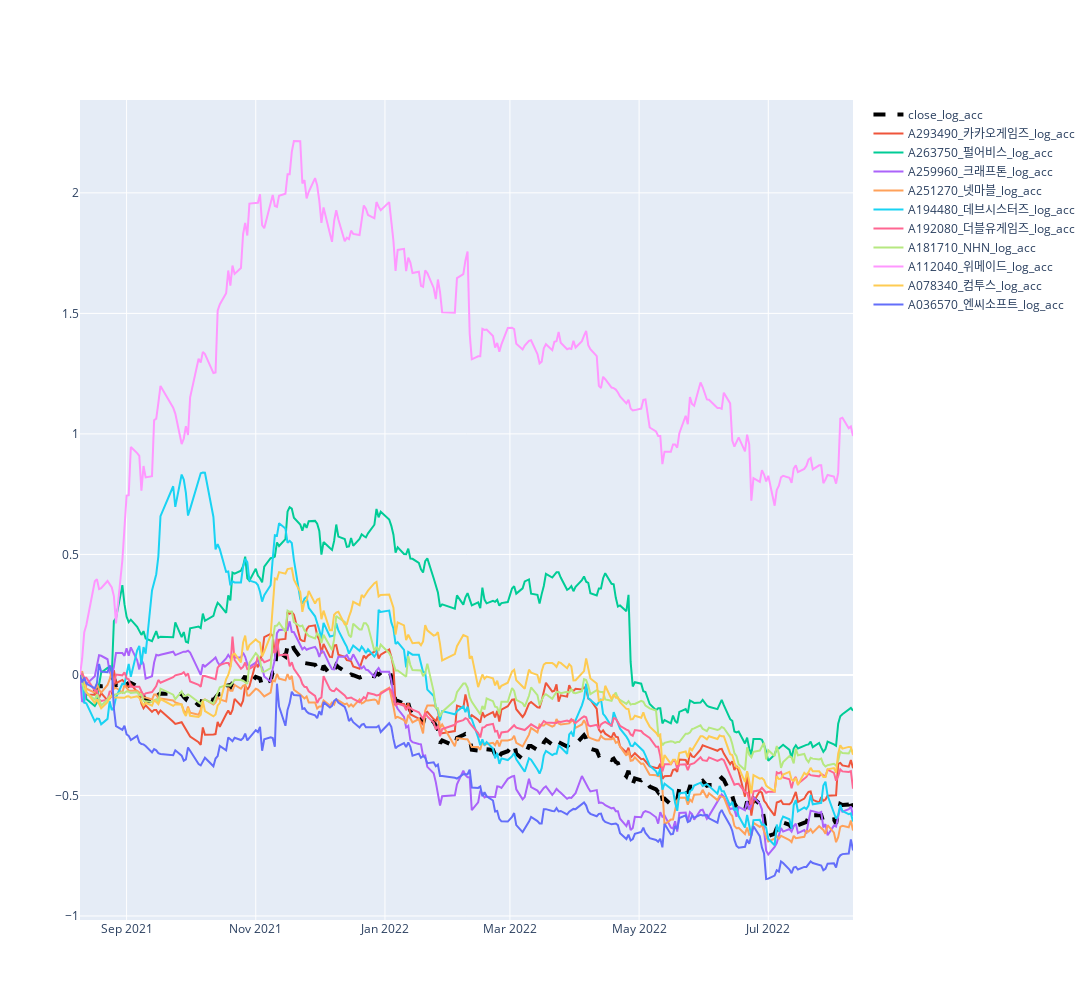

Notebook cell for this chart:
### Code cell
# 차트

import plotly.graph_objects as go
import numpy as np

columns = log_acc

fig = go.Figure()
for i in range(0,len(columns)):
    fig.add_scatter(name=columns[i])


for i in range(0,len(columns)):
    fig.data[i].x = data.index
    fig.data[i].y = data[columns[i]]

fig.data[0].line.color = 'black'
fig.data[0].line.width = 4
fig.data[0].line.dash = 'dash'
fig.update_layout(
    autosize=True,
    width=1800,
    height=1000
    )
fig

### Figure 1 — Plotly figure (JSON) as saved in the notebook; plotly's stock layout.template omitted (floating-point values rounded to 4 significant figures; data arrays with more than 128 entries replaced by an {"elided": "..."} marker saying what was removed)
{"data": [{"line": {"color": "black", "dash": "dash", "width": 4}, "name": "close_log_acc", "type": "scatter", "x": {"elided": "247 str values"}, "y": {"elided": "247 float values"}}, {"name": "A293490_카카오게임즈_log_acc", "type": "scatter", "x": {"elided": "247 str values"}, "y": {"elided": "247 float values"}}, {"name": "A263750_펄어비스_log_acc", "type": "scatter", "x": {"elided": "247 str values"}, "y": {"elided": "247 float values"}}, {"name": "A259960_크래프톤_log_acc", "type": "scatter", "x": {"elided": "247 str values"}, "y": {"elided": "247 float values"}}, {"name": "A251270_넷마블_log_acc", "type": "scatter", "x": {"elided": "247 str values"}, "y": {"elided": "247 float values"}}, {"name": "A194480_데브시스터즈_log_acc", "type": "scatter", "x": {"elided": "247 str values"}, "y": {"elided": "247 float values"}}, {"name": "A192080_더블유게임즈_log_acc", "type": "scatter", "x": {"elided": "247 str values"}, "y": {"elided": "247 float values"}}, {"name": "A181710_NHN_log_acc", "type": "scatter", "x": {"elided": "247 str values"}, "y": {"elided": "247 float values"}}, {"name": "A112040_위메이드_log_acc", "type": "scatter", "x": {"elided": "247 str values"}, "y": {"elided": "247 float values"}}, {"name": "A078340_컴투스_log_acc", "type": "scatter", "x": {"elided": "247 str values"}, "y": {"elided": "247 float values"}}, {"name": "A036570_엔씨소프트_log_acc", "type": "scatter", "x": {"elided": "247 str values"}, "y": {"elided": "247 float values"}}], "layout": {"autosize": true, "height": 1000, "width": 1800}}
